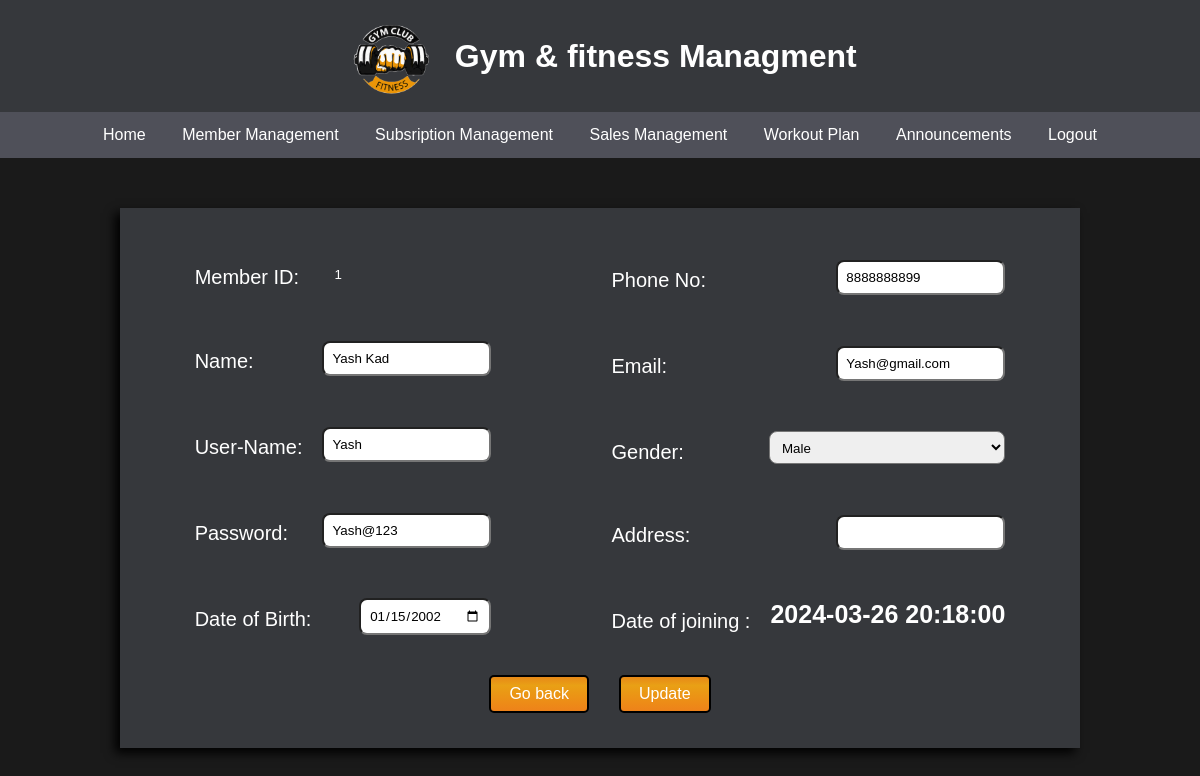
Screenshot of /Dashboard/Admin/_Member-edit.php?id=1 (signed in) with the database file from the repository.
### tables this page shows
CREATE TABLE `members` (
  `member_id` int(11) NOT NULL,
  `member_name` varchar(255) NOT NULL,
  `username` varchar(50) NOT NULL,
  `password` varchar(255) NOT NULL,
  `gender` enum('Male','Female','Other') NOT NULL,
  `dob` date NOT NULL,
  `mobile_no` varchar(15) NOT NULL,
  `address` text DEFAULT NULL,
  `email` varchar(255) NOT NULL,
  `joining_date` timestamp NOT NULL DEFAULT current_timestamp()
);

### Dashboard/Admin/_Member-edit.php (the view, shortened to what this page needs)
<!DOCTYPE html>
<html lang="en">
<head>
</head>
<body>
    <?php
    include '_Aheader.php';
    if(isset($_GET['id'])) {
        $member_id = $_GET['id'];
        $sql = "SELECT * FROM members WHERE member_id = $member_id";
        $result = $conn->query($sql);
        if ($result->num_rows > 0) {
            $row = $result->fetch_assoc();
            $gender = $row['gender'];
            ?>
            <form action="<?php ($_SERVER["PHP_SELF"]); ?>" method="POST">
            <div class='form-contanier'>
            <br>
                <div class='form-content'>
                    <div class='form-content-left'>
                    <div class='form-input-content'>
                    <span class='span-main'>
                        <span class='span-name'>Member ID:</span>
                        <b><input type="text" name="id" value="<?php echo$row['member_id'];?>" readonly style="color:white;background:none;outline:none;border:none;"></b>
                    </span>
                </div>
                        <div class='form-input-content'>
                            <span class='span-main'>
                                <span class='span-name'>Name:</span>
                                <b><input type="text" name="name" value="<?php echo $row['member_name']; ?>"></b>
                            </span>
                        </div>
                        <div class='form-input-content'>
                            <span class='span-main'>
                                <span class='span-name'> User-Name:</span>
                                <b><input type="text" name="username" value="<?php echo $row['username']; ?>"></b>
                            </span>
                        </div>
                        <div class='form-input-content'>
                            <span class='span-main'>
                                <span class='span-name'>Password:</span>
                                <b><input type="text" name="password" value="<?php echo $row['password']; ?>"></b>
                            </span>
                        </div>
                        <div class='form-input-content'>
                            <span class='span-main'>
                                <span class='span-name'>Date of Birth:</span>
                                <b><input type="date" name="dob" value="<?php echo $row['dob'];?>"></b>
                            </span>
                        </div>
                    </div>
                    <div class='form-content-right'>
                        <div class='form-input-content'>
                            <span class='span-main'>
                                <span class='span-name'>Phone No:</span>
                                <b><input type="text" name="contact" value="<?php echo $row['mobile_no']; ?>"></b>
                            </span>
                        </div>
                        <div class='form-input-content'>
                            <span class='span-main'>
                                <span class='span-name'>Email:</span>
                                <b><input type="email" name="email" value="<?php echo $row['email']; ?>"></b>
                            </span>
                        </div>
                        <div class='form-input-content'>
                            <span class='span-main'>
                            <span class="span-name">Gender:</span>
                            <select class="span-select" name="gender" id="" value="" required>
                                <option value="Male" <?php echo ($gender == "Male") ? 'selected' : ''; ?>>Male</option>
                            </select>
                        </span>
                        </div>
                        <div class='form-input-content'>
                            <span class='span-main'>
                                <span class='span-name'>Address:</span>
                                <b><input type="textarea" name="address" value="<?php echo $row['address'];?>"></b>
                            </span>
                        </div>
                        <div class='form-input-content'>
                            <span class='span-main'>
                                <span class='span-name'>Date of joining : </span>
                                <b><?php echo$row['joining_date']; ?></b>
                            </span>
                        </div>
                    </div>
                </div>
                <div class='goback-main'>
                    <div class='goback-btn'>
                    <a  href='Admin_member_management.php'class='goback-btn-anch' type='submit'>Go back</a>
                    </div>
                    <button class="update-btn">
                    <a class="update-btn-anch" type="submit">Update</a>
                    </button>
                </div>
                </form>
            <?php
        } else {
            echo "Member not found";
        }
    } else {
        echo "Invalid member ID";
    }
    ?>
</body>
</html>

### css/User-Dashboard.css (style rules this page uses)
* { margin: 0; padding: 0; font-family: 'Gill Sans', 'Gill Sans MT', Calibri, 'Trebuchet MS', sans-serif; }
body { background-color: #1a1a1a; color:#ffffff; }
button { padding: 10px 20px; font-size: 15px; border-radius: 5px; border: none; background-image: linear-gradient(to top, #ee821a, #ed8c17, #eb9615, #e9a015, #e78918); transition: ease-in-out 0.1s; }
span { padding: 10px 0px 0px 0px; text-align: center; display: block; font-size: 25px; }

### Dashboard/Admin/_Member-edit.php (style rules this page uses)
.form-contanier { margin: 50px auto; display: grid; align-content: center; min-height: 400px; background-color: #36383C; width: 60rem; box-shadow: -5px 5px 10px black; color: white; }
.form-content { margin: 0 auto 0; display: flex; justify-content: center; align-items: center; }
.form-input-content { padding: 20px 60px; }
.span-main { display: flex; justify-content: space-between; gap: 20px; }
.span-name { font-size: 20px; }
.span-select { width: 60%; height: 33px; }
.goback-main { display: flex; justify-content: center; gap: 10px; padding-bottom: 15px; }
.goback-btn,.update-btn { border: none; background: none; text-decoration: none; padding:10px; }
.goback-btn-anch,.update-btn-anch { margin: 10px auto; display: block; text-decoration: none; background-image: linear-gradient(to top, #ee821a, #ed8c17, #eb9615, #e9a015, #e78918); color: white; border: 2px solid black; padding: 8px 18px; font-size: 16px; border-radius: 5px; cursor: pointer; transition: ease-in-out 0.1s; }
input,select { padding:8px; border-radius: 8px; }

### rows the page displays
members: id "1", name "Yash Kad", username "Yash", password "Yash@123", dob "01/15/2002", contact "8888888899", email "Yash@gmail.com", gender "Male", joining_date "2024-03-26 20:18:00"
